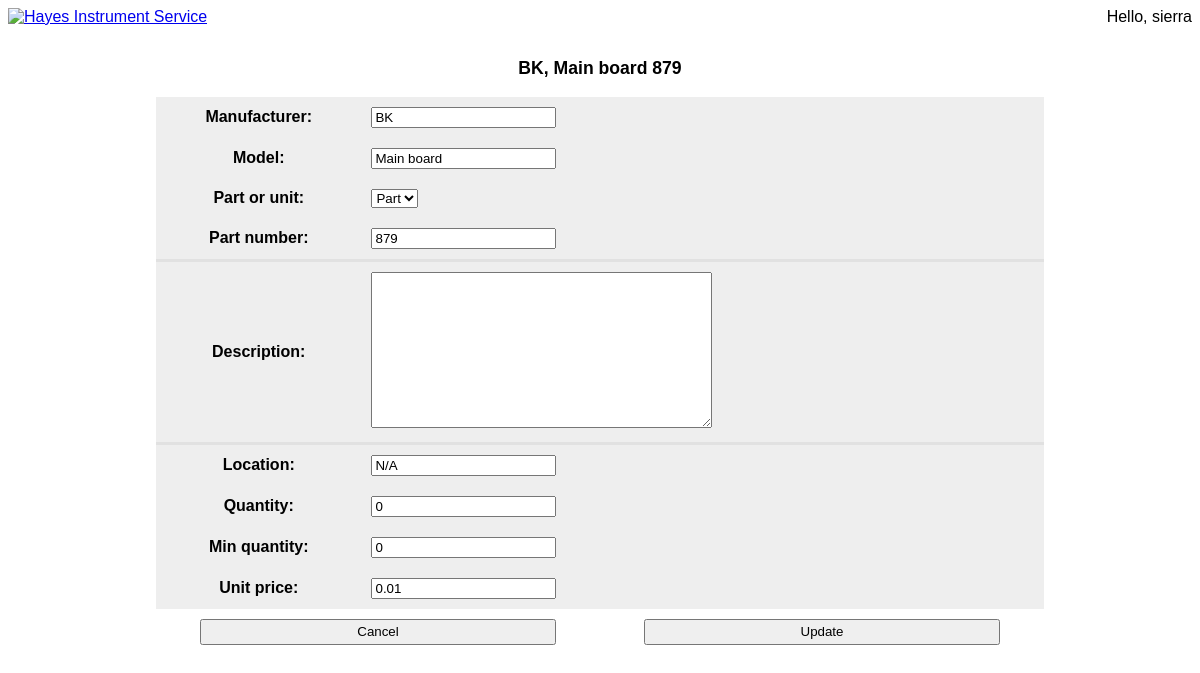
/inventory_database/items/459/update/ (signed in), run on the app's committed database.
### inventory/models.py (models this page shows, shortened)
class Item(models.Model):
    class Meta:
        db_table = "inventory_item"
        managed = True
    PART = "Part"
    UNIT = "Unit"
    ITEM_TYPE_CHOICES = {
        PART: "Part",
        UNIT: "Unit",
    }
    manufacturer = models.CharField(default="N/A", max_length=50)
    model = models.CharField(default="N/A", max_length=100)
    part_or_unit = models.CharField(
        blank=False,
        choices=ITEM_TYPE_CHOICES,
        default=PART,
        max_length=5,
    )
    part_number = models.CharField(blank=True, max_length=100)
    description = models.TextField()
    location = models.CharField(default="N/A", max_length=50)
    quantity = models.IntegerField(default=0, validators=[MinValueValidator(0)])
    min_quantity = models.IntegerField(default=0, validators=[MinValueValidator(0)])
    unit_price = models.DecimalField(
        default=0.01,
        max_digits=16,
        decimal_places=2,
        validators=[MinValueValidator(0.00)],
    )
    last_modified_by = models.ForeignKey(
        User, on_delete=models.SET_NULL, null=True, blank=True
    )
    tracker = FieldTracker(
        fields=[
            "manufacturer",
            "model",
            "part_or_unit",
            "part_number",
            "description",
            "location",
            "quantity",
            "min_quantity",
            "unit_price",
        ]
    )
    def __str__(self):
        item_string = self.manufacturer + ", " + self.model
        if self.part_or_unit == self.PART:
            item_string += " " + self.part_number
        return item_string

### inventory/views.py (the view, shortened to what this page needs)
# urls.py: path("items/<int:pk>/update/", views.ItemUpdateSuperuserView.as_view(), name="item_update_form_superuser"),
class ItemUpdateSuperuserView(UserPassesTestMixin, UpdateView):
    model = Item
    fields = [
        "manufacturer",
        "model",
        "part_or_unit",
        "part_number",
        "description",
        "location",
        "quantity",
        "min_quantity",
        "unit_price",
    ]
    template_name = "item_update_form.html"
    def test_func(self) -> bool:
        user_group = self.request.user.groups.first()
        return user_group is not None and user_group.name == "Superuser"

### inventory/templates/item_update_form.html (shortened to what this page needs)
{% extends "inventory_base_template.html" %}
{% load static %}
{% block other_stylesheets %}
<link rel="stylesheet" href="{% static "item_form.css" %}" />
{% endblock other_stylesheets %}
{% block page-title %} {{ item }} {% endblock page-title %}
{% block content %}
<form method="post"> {% csrf_token %}
    <table>
        {% for field in form %}
        {% if field.name == 'description' %}
        <tr class="description">
        {% else %}
        <tr>
        {% endif %}
            <th>{{ field.label_tag }}</th>
            <td>{{ field }}</td>
        </tr>
        {% endfor %}
    </table>
    <div class="buttons">
        <button type="button" onclick="window.location.href='{% url "inventory:item_detail" pk=item.pk %}'">Cancel</button>
        <input type="submit" value="Update">
    </div>
</form>
{% endblock content %}

### inventory/templates/inventory_base_template.html (shortened to what this page needs)
<!DOCTYPE html>
<html lang="en">
{% load static %}
<head>
    <link rel="stylesheet" href="{% static "inventory_base.css" %}" />
    {% block other_stylesheets %}{% endblock other_stylesheets %}
</head>
<body>
    <div class="header">
        <a href="{% url 'authentication:home' %}">
            <img class="image" height="94" width="532" src="https://hayesinstruments.com/images/HayesLetterhead.gif"
                alt="Hayes Instrument Service"
                title="Click here to go to the Home page.">
        </a>
            <span class="user" onclick="openNav()">
                Hello, {{ request.user.username }}
            </span>
    </div>
    <div class="page-title">{% block page-title %}{% endblock page-title %}</div>
    <div class="content">
        {% block content %}
        {% endblock content %}
    </div>
</body>
</html>

### inventory/static/inventory_base.css (style rules this page uses)
body, textarea { font-family: arial, sans-serif; }
div.header { display: flex; margin-bottom: 2em; justify-content: space-between; align-items: center; }
div.page-title { font-size: 110%; font-weight: bold; text-align: center; padding-bottom: 1em; }

### inventory/static/item_form.css (style rules this page uses)
:root { --border: 3px solid rgb(225, 225, 225) }
form { display: flex; flex-direction: column; align-items: center; }
table, .buttons { margin: 0 auto; width: 75%; max-width: 900px; }
table { background-color: rgb(238, 238, 238); border-collapse: collapse; width: 75%; max-width: 900px; }
td { padding: 10px; }
tr.description { border-top: var(--border); border-bottom: var(--border); }
textarea { min-width: 170px; }
.buttons { display: flex; justify-content: space-around; padding: 10px 0; }
.buttons > button, input[type="submit"] { width: 40%; height: 2em; }

### data on the page
Item: manufacturer+model+part_or_unit "BK, Main board 879", form "BK" "Main board" "Part" "879" "N/A" "0" "0" "0.01"

### other printed values
{{ request.user.username }} "sierra"
{{ field.label_tag }} "Manufacturer:" "Model:" "Part or unit:" "Part number:" "Description:" "Location:" "Quantity:" "Min quantity:" "Unit price:"
